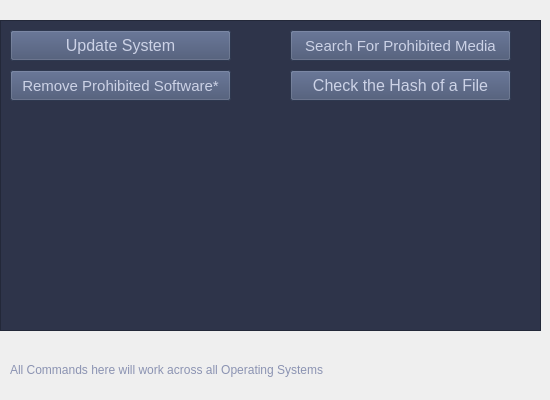
    <widget class="QWidget" name="Universal_Page">
     <widget class="QLabel" name="label_8">
      <property name="geometry">
       <rect>
        <x>10</x>
        <y>350</y>
        <width>511</width>
        <height>41</height>
       </rect>
      </property>
      <property name="styleSheet">
       <string notr="true">color: #8B93B2;</string>
      </property>
      <property name="text">
       <string>&lt;html&gt;&lt;head/&gt;&lt;body&gt;&lt;p&gt;All Commands here will work across all Operating Systems&lt;/p&gt;&lt;/body&gt;&lt;/html&gt;</string>
      </property>
      <property name="wordWrap">
       <bool>true</bool>
      </property>
     </widget>
     <widget class="QFrame" name="frame">
      <property name="geometry">
       <rect>
        <x>0</x>
        <y>20</y>
        <width>541</width>
        <height>311</height>
       </rect>
      </property>
      <property name="styleSheet">
       <string notr="true">background-color: #2E344A;</string>
      </property>
      <property name="frameShape">
       <enum>QFrame::StyledPanel</enum>
      </property>
      <property name="frameShadow">
       <enum>QFrame::Raised</enum>
      </property>
      <widget class="QPushButton" name="srchmedbuttonUNI">
       <property name="geometry">
        <rect>
         <x>290</x>
         <y>10</y>
         <width>221</width>
         <height>31</height>
        </rect>
       </property>
       <property name="font">
        <font>
         <pointsize>11</pointsize>
        </font>
       </property>
       <property name="toolTip">
        <string/>
       </property>
       <property name="styleSheet">
        <string notr="true">background-color: #414E6E;color: #CCD2E6;</string>
       </property>
       <property name="text">
        <string>Search For Prohibited Media</string>
       </property>
      </widget>
      <widget class="QPushButton" name="rmvprosoftbuttonUNI">
       <property name="geometry">
        <rect>
         <x>10</x>
         <y>50</y>
         <width>221</width>
         <height>31</height>
        </rect>
       </property>
       <property name="font">
        <font>
         <pointsize>11</pointsize>
        </font>
       </property>
       <property name="styleSheet">
        <string notr="true">background-color: #414E6E;color: #CCD2E6;</string>
       </property>
       <property name="text">
        <string>Remove Prohibited Software*</string>
       </property>
      </widget>
      <widget class="QPushButton" name="Updates_buttonUNI">
       <property name="enabled">
        <bool>true</bool>
       </property>
       <property name="geometry">
        <rect>
         <x>10</x>
         <y>10</y>
         <width>221</width>
         <height>31</height>
        </rect>
       </property>
       <property name="font">
        <font>
         <pointsize>12</pointsize>
        </font>
       </property>
       <property name="acceptDrops">
        <bool>false</bool>
       </property>
       <property name="toolTip">
        <string/>
       </property>
       <property name="styleSheet">
        <string notr="true">background-color: #414E6E;color: #CCD2E6;</string>
       </property>
       <property name="text">
        <string>Update System</string>
       </property>
       <property name="checkable">
        <bool>false</bool>
       </property>
       <property name="default">
        <bool>false</bool>
       </property>
      </widget>
      <widget class="QPushButton" name="chkhashfile_buttonUNI">
       <property name="geometry">
        <rect>
         <x>290</x>
         <y>50</y>
         <width>221</width>
         <height>31</height>
        </rect>
       </property>
       <property name="font">
        <font>
         <pointsize>12</pointsize>
        </font>
       </property>
       <property name="styleSheet">
        <string notr="true">background-color: #414E6E;color: #CCD2E6;</string>
       </property>
       <property name="text">
        <string>Check the Hash of a File</string>
       </property>
      </widget>
     </widget>
    </widget>
